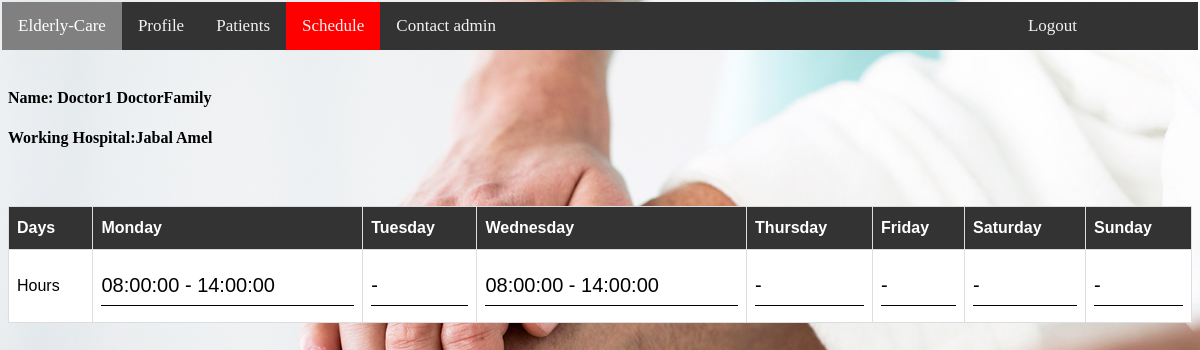
Page /Doctors/DSchedule.php (signed in) on the committed database.
### tables this page shows
CREATE TABLE `doctors` (
  `DoctorID` int(11) NOT NULL,
  `WorkingHospital` varchar(100) NOT NULL,
  `Major` varchar(100) NOT NULL,
  `CVDoctor` varchar(100) DEFAULT NULL
);

CREATE TABLE `users` (
  `UserID` int(11) NOT NULL,
  `Email` varchar(100) NOT NULL,
  `HashedPassword` varchar(64) NOT NULL,
  `FirstName` varchar(50) NOT NULL,
  `LastName` varchar(50) NOT NULL,
  `Gender` varchar(10) NOT NULL,
  `DateofBirth` date NOT NULL,
  `PhoneNumber` int(8) NOT NULL,
  `MaritalState` varchar(50) NOT NULL,
  `Status` varchar(50) NOT NULL,
  `UserPhoto` varchar(50) DEFAULT NULL
);

CREATE TABLE `doctorschedule` (
  `DoctorID` int(11) NOT NULL,
  `Day` varchar(10) NOT NULL,
  `From` time NOT NULL,
  `To` time NOT NULL
);

### Doctors/DSchedule.php (the view, shortened to what this page needs)
<!DOCTYPE html>
<html >
  <head>
    <link rel="stylesheet" href="../style.css">
  </head>
<body>
<div class="topnav">
    <a class="active" >Elderly-Care</a>
    <a  href="Dprofile.php">Profile</a>
    <a  href="Patients.php">Patients</a>
    <a class="red" href="DSchedule.php">Schedule</a>
    <a href="Contactadmin.php">Contact admin</a>
    <a class="Logout" href="../Logout.php">Logout</a>
  </div>
  <?php
  if(!isset($_SESSION["Status"])){
    header("refresh:0,url=../home.php");
    die();}
else if(isset($_SESSION["Status"])){
    if($_SESSION["Status"]=="Doctor"){
      $UserID=$_SESSION["UserID"];
    require('../config.php');
    $sql="Select users.FirstName, users.LastName, Doctors.WorkingHospital from users
    INNER JOIN Doctors ON users.UserID=doctors.DoctorID  where users.UserID =".$UserID."";
    $result = mysqli_query($con, $sql);
    $row=mysqli_fetch_assoc($result);
    $FirstName=$row['FirstName'];
    $LastName=$row['LastName'];
    $WorkingHospital=$row['WorkingHospital'];
    echo'
    <br>
    <h4>
    Name: '.$FirstName.' '.$LastName.' <br></h4>
    <h4>
    Working Hospital:'.$WorkingHospital.'</h4>
    <br>
  <table id="customers">
  <tr>
    <th>Days</th>
    <th>Monday</th>
    <th>Tuesday</th>
    <th>Wednesday</th>
    <th>Thursday</th>
    <th>Friday</th>
    <th>Saturday</th>
    <th>Sunday</th>
  </tr>
  <tr>
    <td>Hours</td>';
    $sql="Select * from DoctorSchedule where DoctorID =".$UserID." AND Day='Monday'";
    $result = mysqli_query($con, $sql);
    $row=mysqli_fetch_assoc($result);
    $From=$row['From'];
    $TO=$row['To'];
   echo'<td><div class="textbox">
      <div>'.$From.' - '.$TO.'</div>
    </div>
    </td>';
    $sql="Select * from DoctorSchedule where DoctorID =".$UserID." AND Day='Tuesday'";
    $result = mysqli_query($con, $sql);
    $row=mysqli_fetch_assoc($result);
    $From=$row['From'];
    $TO=$row['To'];
   echo'<td><div class="textbox">
      <div>'.$From.' - '.$TO.'</div>
    </div>
    </td>';
    $sql="Select * from DoctorSchedule where DoctorID =".$UserID." AND Day='Wednesday'";
    $result = mysqli_query($con, $sql);
    $row=mysqli_fetch_assoc($result);
    $From=$row['From'];
    $TO=$row['To'];
   echo'<td><div class="textbox">
      <div>'.$From.' - '.$TO.'</div>
    </div>
    </td>';
    $sql="Select * from DoctorSchedule where DoctorID =".$UserID." AND Day='Thursday'";
    $result = mysqli_query($con, $sql);
    $row=mysqli_fetch_assoc($result);
    $From=$row['From'];
    $TO=$row['To'];
   echo'<td><div class="textbox">
      <div>'.$From.' - '.$TO.'</div>
    </div>
    </td>';
    $sql="Select * from DoctorSchedule where DoctorID =".$UserID." AND Day='Friday'";
    $result = mysqli_query($con, $sql);
    $row=mysqli_fetch_assoc($result);
    $From=$row['From'];
    $TO=$row['To'];
   echo'<td><div class="textbox">
      <div>'.$From.' - '.$TO.'</div>
    </div>
    </td>';
    $sql="Select * from DoctorSchedule where DoctorID =".$UserID." AND Day='Saturday'";
    $result = mysqli_query($con, $sql);
    $row=mysqli_fetch_assoc($result);
    $From=$row['From'];
    $TO=$row['To'];
   echo'<td><div class="textbox">
      <div>'.$From.' - '.$TO.'</div>
    </div>
    </td>';
    $sql="Select * from DoctorSchedule where DoctorID =".$UserID." AND Day='Sunday'";
    $result = mysqli_query($con, $sql);
    $row=mysqli_fetch_assoc($result);
    $From=$row['From'];
    $TO=$row['To'];
   echo'<td><div class="textbox">
      <div>'.$From.' - '.$TO.'</div>
    </div>
    </td>';
echo'
  </tr>
</table>';
}}
?>
  </body>
  </html>

### style.css (style rules this page uses)
body { background-image: url('th.jpg'); color: white; background-repeat: no-repeat; background-attachment: fixed; background-size: cover; }
.topnav { background-color: #333; overflow: hidden; margin-top: -0.5%; margin-left: -0.5%; margin-right: -0.5%; }
.topnav a { float: left; color: #f2f2f2; text-align: center; padding: 14px 16px; text-decoration: none; font-size: 17px; }
.topnav a.active { background-color: gray; color: white; }
.textbox { width: 100%; overflow: hidden; font-size: 20px; padding: 8px 0; margin: 8px 0; border-bottom: 1px solid black; }
.red { background-color: red; color: white; }
.Logout { float:right; margin-left: 500px; }
#customers { font-family: "Trebuchet MS", Arial, Helvetica, sans-serif; border-collapse: collapse; width: 100%; margin-top: 20px; }
#customers td, #customers th { border: 1px solid #ddd; background-color: white; color: black; padding: 8px; }
#customers tr:nth-child(even) { background-color: white ; color: black; }
#customers th { padding-top: 12px; padding-bottom: 12px; text-align: left; background-color: #333; color: white; }

### Doctors/DSchedule.php (style rules this page uses)
h4 { color:black; }
.red { background-color: red; color: white; }

### rows in the picture
doctors: DoctorID.FirstName "Doctor1", DoctorID.LastName "DoctorFamily", WorkingHospital "Jabal Amel"
doctorschedule: From "08:00:00", To "14:00:00"
doctorschedule: From "08:00:00", To "14:00:00"
